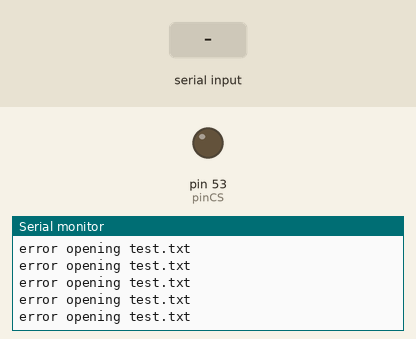
The sketch below on a simulated Arduino Mega 2560, built with avr-gcc and run on an emulated ATmega2560. Shown: output pins drawn as LEDs (lit = HIGH), the last lines printed to the serial monitor. Inputs (shaded band) come from the test bench. Storage starts empty; random numbers use the default seed unless the sketch sets one.

Above: at 1.2 s.
1.3 s: "x\n" received over Serial
At 1.7 s:
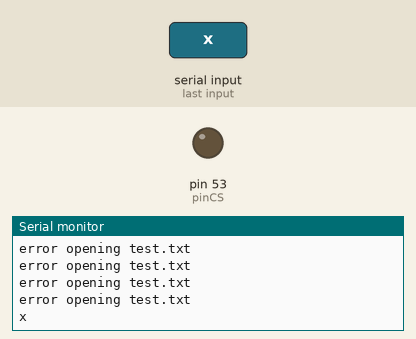
2.8 s: "1\n" received over Serial
At 3.6 s:
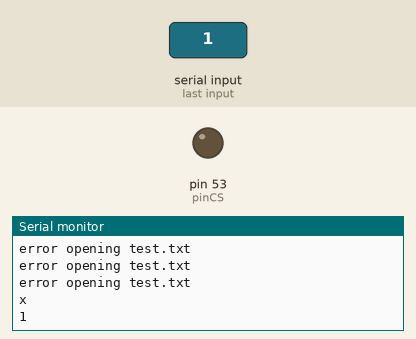
5.8 s: "0\n" received over Serial
At 6.6 s:
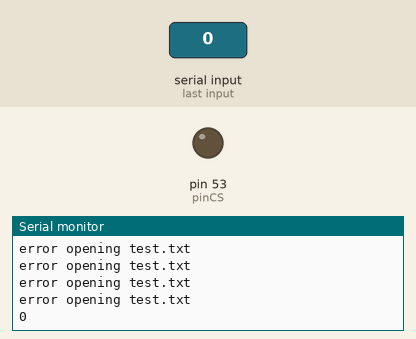

Measured:
- after the input at 1.3 s, the serial monitor: prints a new line after 0.07 s (image 1)
- after the input at 2.8 s, the serial monitor: prints a new line at once (image 2)
- after the input at 5.8 s, the serial monitor: prints a new line after 0.08 s (image 3)

The sketch:

test_6_sd.ino
```cpp
#include "FastLED.h"
#include <SD.h>
#include <SPI.h>

#define NUM_LEDS 150
#define DATA_PIN 6   // Arduino pin used for Data
#define BRIGHTNESS  200
#define UPDATES_PER_SECOND 100000

CRGB leds[NUM_LEDS]; // Define the array of leds

File myFile;
int pinCS = 53; // Pin 10 on Arduino Uno
uint16_t strip_length;

void setup() {
  FastLED.addLeds<NEOPIXEL, DATA_PIN>(leds, NUM_LEDS);
  FastLED.setBrightness(BRIGHTNESS);


  Serial.begin(9600);
  pinMode(pinCS, OUTPUT);

  // SD Card Initialization
  if (SD.begin())
  {
	  Serial.println("SD card is ready to use.");
  }
  else
  {
	  Serial.println("SD card initialization failed");
	  return;
  }


}

bool turn_off = false;
void loop() {

	if (!turn_off) {
		musicShow();
	}

	if (Serial.available() > 0) {
		char input = Serial.read();
		Serial.println(input);
		if (input != '\n' && input != '\r') {
			if (input == 'x') {
				turn_off = true;
			}
			else {
				turn_off = false;
				delay(1000);
			}
		}
	}


}

void musicShow() {
	String file_name = "returnB.txt";

	myFile = SD.open(file_name);

	long t0 = 0;
	long t0_abs = millis();

	if (myFile) {
		Serial.println("Read:");

		uint16_t row = 0;

		strip_length = myFile.read();
		//Serial.print("Length: ");
		//Serial.println(strip_length);

		while (myFile.available()) {
			//Serial.print("Row " + String(row) + ": ");

			t0 = millis();
			for (uint16_t counter = 0; counter < strip_length; counter++) {
				//Serial.print("RGB ["+String(counter)+"]: ");
				//if(row >= 70 && row <= 80){
				//if (counter < strip_length -1) {
				// Serial.print(myFile.read()); Serial.print(" ");
				// Serial.print(myFile.read()); Serial.print(" ");
				// Serial.print(myFile.read()); Serial.print(", ");
				//}
				//else {
				// Serial.print(myFile.read()); Serial.print(" ");
				// Serial.print(myFile.read()); Serial.print(" ");
				// Serial.println(myFile.read());
				//}
				//}
				//else {
				// myFile.read(); myFile.read(); myFile.read();
				//}

				uint8_t R = myFile.read();
				uint8_t G = myFile.read();
				uint8_t B = myFile.read();

				leds[counter] = CRGB(R, G, B);


				//if (counter == 149) {
				// Serial.print("RGB: ");
				// Serial.print(R);
				// Serial.print(G);
				// Serial.println(B);
				//}

				//Serial.print(counter);
				//Serial.print("-");

			}
			//Serial.println();
			FastLED.show();
			row++;

			long tf = millis() - t0;

			while (tf < 22) {
				tf = millis() - t0;
			}
			delayMicroseconds(520);

			//Serial.print("Time: ");
			//Serial.println(tf);
		}

		long tf_abs = millis();
		Serial.print("Total time: ");
		Serial.println(tf_abs - t0_abs);

		myFile.close();

		delay(800);
		fill_solid(leds, NUM_LEDS, CRGB::Black);
		FastLED.show();

		Serial.println("THE END");
	}
	else {
		Serial.println("error opening test.txt");
	}
}
```

Dot.cpp
```cpp
// Dot.cpp
#include "Dot.h"
#include "FastLED.h"

Dot::Dot(int origin, int num_leds, CRGB* arr){
  leds = arr;
  leds[origin] = 0xf74040;
  pos = origin;
  max_length = num_leds;

  int _map_pos[] = {origin, origin+1, origin+2, origin+1, origin, origin-1, origin-2, origin-3};

  for(int i = 0; i<8; i++){
    map_pos[i] = _map_pos[i];
    //Serial.println(map_pos[i]);
  }
}

Dot::Dot(){
}

void Dot::Update(int t){
  if(counter < 8){
    leds[pos] = CRGB::Black;
    pos = map_pos[counter];
    //Serial.println(pos);
    leds[pos] = 0xf74040;
    counter++;
  }
  else{
    leds[pos] = CRGB::Black;
  }
}

void Dot::Rotate(){
  leds[pos] = CRGB::Black;
  if(pos<150){
    pos++;
    leds[pos] = 0xf74040;
  }

}
```

Dot.h
```cpp
// Dot.h
#ifndef Dot_H
#define Dot_H
#include "FastLED.h"

class Dot
{
  public:
    Dot(int origin, int num_leds, CRGB *arr);
    Dot();
    void Update(int t);
    void Rotate();

    CRGB* leds;
    int pos;
    int counter = 0;
    int map_pos[8] = {0,0,0,0,0,0,0,0};
    int max_length;

};

#endif
```

GlobalLeds.cpp
```cpp
#include "GlobalLeds.h"
#include "Line.h"
#include "Arduino.h"

void AllLedsOff(CRGB* leds) {
  for(int dot = 0; dot < 150; dot++) {
    leds[dot] = CRGB::Black;
  }
  FastLED.show();
}

bool IsLedValid(int index, CRGB* leds){
  return index > 0 && index <= sizeof(leds)/sizeof(leds[0]);
}


void MovingDots(CRGB* leds, int updates_per_second){

  Dot pointers[8];
  int origins[8] = {0, 20, 40, 60, 80, 100, 120, 140};

  for(int i =0; i<8; i++){
    pointers[i] = Dot(origins[i],0, leds);
  }

  for(int i = 0; i < 150; i++){
    int t = millis();

    for(int j =0; j<8; j++){
      //pointers[j].Update(0);
      pointers[j].Rotate();
    }

    FastLED.show();
    FastLED.delay(1000 / updates_per_second);
  }
}

void RandomDots(CRGB* leds, int density, int num_cycles, int updates_per_second){
  randomSeed(analogRead(0));
  uint8_t rand_pos;
  uint8_t arr_last_pos[density];
  int leds_length = 150;
  CRGB colors[] = {0x00ff08,0x51ad54,0x6dffb6,0x00cc66,0x00cec4,0x72ff00,0xe1ff38};
  uint8_t colors_length = sizeof(colors)/sizeof(colors[0]);

  for(int cycle = 0; cycle < num_cycles; cycle++){
    for(int i=0; i<density; i++){
      rand_pos = random(leds_length);
      arr_last_pos[i] = rand_pos;
      //Serial.println(q.nbRecs());
      leds[rand_pos] = colors[random(colors_length)];
      FastLED.show();
    }
    FastLED.delay(1000 / updates_per_second);

    for(int i=0; i<density; i++){
      //Serial.println(arr_last_pos[i]);
      leds[arr_last_pos[i]] = CRGB::Black;
    }
  }
  FastLED.show();
}

void MovingLines(CRGB* leds, int size, CHSV color, int updates_per_second){
  int leds_length = 150;


  //Line l = Line(0,149,150,leds); //tail, head, num_leds, array_of_leds
  //l.DrawOnly(true, CHSV(169, 255, 100));
  //FastLED.show();
  //delay(1600);

  long t0 = millis();
  AllLedsIntro(leds, leds_length);

//  for(long j = 0; j < 300; j++){
//	  long t = sqrt(j) + j*j/100;
//	  delay(1000/(1+t));
////    Serial.print("j: "); Serial.println(j);
////    Serial.print(l.tail); Serial.print("  "); Serial.println(l.head); delay(10);
//	  color.sat = max((color.sat - 1), 0);
//	  color.val = max((color.val - 1), 0);
//    l.Move(true, false, 1, color);
//    FastLED.show();
//
//	delay(4000);
//  }

  //for (int i = 0; i < 10; i++) {
	 // Serial.print(i); Serial.print(" - ");
	 // Serial.println(leds[i].raw[0]);
  //}

  //for (int i = 0; i < 10; i++) {
	 // CRGB c = CRGB(0,0,0);
	 // leds[i] = leds[i].lerp8(CHSV(40,255,255), 128);
	 // Serial.print(i); Serial.print(" - ");
	 // Serial.println(leds[i].raw[0]);
  //}
  //FastLED.show();
  //delay(1000);


  Serial.print("Time: ");
  Serial.println(millis()-t0);
  delay(1000);
  AllLedsOff(leds);
  delay(2000);

//  for(uint32_t j = 0; j < 100; j++){
//    l.Move(false, false, 1, color); //is_circular, has_trail, steps, color
//    FastLED.show();
//    delay(100);
//  }
//  AllLedsOff(leds);
//  delay(4000);
}

void AllLedsIntro(CRGB* leds, int length) {
	Line l = Line(0, length-1, length, leds); //tail, head, num_leds, array_of_leds
	l.DrawOnly(true, CHSV(169, 255, 100));
	FastLED.show();

	for (int i = 0; i < 200; i++) {
		l.ToDark(1);
		FastLED.show();
		Serial.println(leds[0].getLuma());
		delay(10);

	}

	//delay(1000);
}
```

GlobalLeds.h
```cpp
#ifndef GLOBALLEDS_H
#define GLOBALLEDS_H
#include "FastLED.h"
#include "Dot.h"
#include "Line.h"
#include "Arduino.h"

void AllLedsOff(CRGB* arr);

bool IsLedValid(int index, CRGB* arr);

void MovingDots(CRGB* arr, int updates_per_second);

void RandomDots(CRGB* arr, int density, int cycles, int updates_per_second);

void MovingLines(CRGB* arr, int size, CHSV color, int updates_per_second);

void AllLedsIntro(CRGB* arr, int size);


#endif /* GLOBALLEDS_H */
```

Line.cpp
```cpp
// Line.cpp
#include "Line.h"
#include "FastLED.h"

Line::Line(int tail_, int head_, int leds_length, CRGB *arr){
  max_length = leds_length;
  leds = arr;

  tail = min(tail_, head_);
  head = max(tail_, head_);

  tail = abs(tail_%max_length);
  head = abs(head_%max_length);
}

Line::Line(){
}

void Line::FixRange(bool is_circular){
  if(tail<0){
    tail = max_length + tail;
  }
  else if(is_circular && tail >= max_length){
    tail = tail%max_length;
  }

  if(head<0){
    head = max_length + head;
  }
  else if(is_circular && head >= max_length){
    head = head%max_length;
  }
}

void Line::Move(bool is_circular, bool has_trail, int steps, CHSV color){

  if(!has_trail){
    if(steps > 0){
      if(steps == 1){
        leds[tail] = CRGB::Black;
      }
      else{
        int original_head = head;
        head = tail + steps-1; //%max_length;
		FixRange(is_circular);
        DrawOnly(is_circular, CHSV(0, 0, 0));
        head = original_head;
      }
    }
    else if(steps < 0){ //negative steps
      if(steps == -1){
        leds[head] = CRGB::Black;
      }
      else{
        int original_tail = tail;

        tail = head + steps-1;
		FixRange(is_circular);
        DrawOnly(is_circular, CHSV(0, 0, 0));


        tail = original_tail;
      }
    }
    else
      return; //steps = 0, so do nothing
  }

  head = head + steps;
  tail = tail + steps;
  FixRange(is_circular); //Changes tail or head if needed
  DrawOnly(is_circular, color);

}

void Line::DrawOnly(bool is_circular, CHSV color){

  if( tail < head){
      for(int i = tail; i <= head; i++){
          leds[i] = color;
      }
  }
  else{
      for(int i = tail; i <= head + max_length; i++){

        if(i<max_length){
          leds[i] = color;
        }
        else if(is_circular){
          leds[i - max_length] = color;
        }
      }
  }


}

void Line::ToLight(uint8_t factor) {
	for (int i = tail; i <= head; i++) {
		leds[i].fadeLightBy(factor);
	}
}

void Line::ToDark(uint8_t factor) {
	for (int i = tail; i <= head; i++) {
		leds[i].fadeToBlackBy(factor);
	}
}
```

Line.h
```cpp
// Line.h
#ifndef LINE_H
#define LINE_H
#include "FastLED.h"

class Line
{
  public:
    Line(int tail, int head, int leds_length, CRGB *arr);
    Line();
    void FixRange(bool is_circular);
    void DrawOnly(bool is_circular, CHSV color);
    void Move(bool is_circular, bool has_trail, int steps, CHSV color);
	void ToLight(uint8_t factor);
	void ToDark(uint8_t factor);

    CRGB* leds;
    int head;
    int tail;
    int counter = 0;
    int max_length;

};

#endif
```
